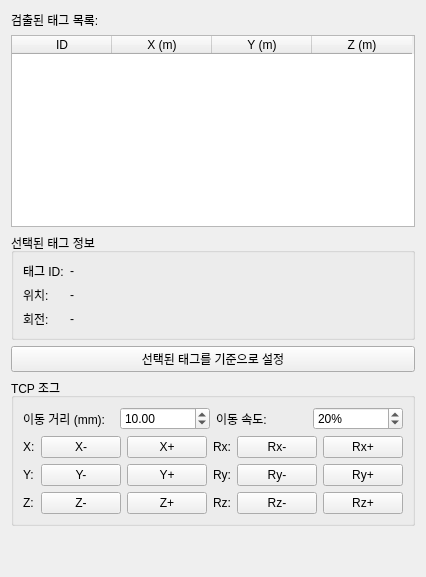
          <widget class="QWidget" name="tab_arTag">
           <attribute name="title">
            <string>AR Tag 인식</string>
           </attribute>
           <layout class="QVBoxLayout" name="verticalLayout_arDetection">
            <item>
             <widget class="QLabel" name="label_detectedTags">
              <property name="text">
               <string>검출된 태그 목록:</string>
              </property>
             </widget>
            </item>
            <item>
             <widget class="QTableWidget" name="tableWidget_detectedTags">
              <property name="columnCount">
               <number>4</number>
              </property>
              <column>
               <property name="text">
                <string>ID</string>
               </property>
              </column>
              <column>
               <property name="text">
                <string>X (m)</string>
               </property>
              </column>
              <column>
               <property name="text">
                <string>Y (m)</string>
               </property>
              </column>
              <column>
               <property name="text">
                <string>Z (m)</string>
               </property>
              </column>
             </widget>
            </item>
            <item>
             <widget class="QGroupBox" name="groupBox_selectedTag">
              <property name="title">
               <string>선택된 태그 정보</string>
              </property>
              <layout class="QFormLayout" name="formLayout_selectedTag">
               <item row="0" column="0">
                <widget class="QLabel" name="label_selectedTagId">
                 <property name="text">
                  <string>태그 ID:</string>
                 </property>
                </widget>
               </item>
               <item row="0" column="1">
                <widget class="QLabel" name="label_selectedTagIdValue">
                 <property name="text">
                  <string>-</string>
                 </property>
                </widget>
               </item>
               <item row="1" column="0">
                <widget class="QLabel" name="label_selectedTagPos">
                 <property name="text">
                  <string>위치:</string>
                 </property>
                </widget>
               </item>
               <item row="1" column="1">
                <widget class="QLabel" name="label_selectedTagPosValue">
                 <property name="text">
                  <string>-</string>
                 </property>
                </widget>
               </item>
               <item row="2" column="0">
                <widget class="QLabel" name="label_selectedTagRot">
                 <property name="text">
                  <string>회전:</string>
                 </property>
                </widget>
               </item>
               <item row="2" column="1">
                <widget class="QLabel" name="label_selectedTagRotValue">
                 <property name="text">
                  <string>-</string>
                 </property>
                </widget>
               </item>
              </layout>
             </widget>
            </item>
            <item>
             <widget class="QPushButton" name="pushButton_useSelectedTag">
              <property name="text">
               <string>선택된 태그를 기준으로 설정</string>
              </property>
             </widget>
            </item>
            <item>
             <widget class="QGroupBox" name="groupBox_visionJog">
              <property name="title">
               <string>TCP 조그</string>
              </property>
              <layout class="QVBoxLayout" name="verticalLayout_visionJog">
               <item>
                <layout class="QHBoxLayout" name="horizontalLayout_visionJogParams">
                 <item>
                  <widget class="QLabel" name="label_visionJogStep">
                   <property name="text">
                    <string>이동 거리 (mm):</string>
                   </property>
                  </widget>
                 </item>
                 <item>
                  <widget class="QDoubleSpinBox" name="spinBox_visionJogStep">
                   <property name="minimum">
                    <double>0.100000000000000</double>
                   </property>
                   <property name="maximum">
                    <double>100.000000000000000</double>
                   </property>
                   <property name="singleStep">
                    <double>1.000000000000000</double>
                   </property>
                   <property name="value">
                    <double>10.000000000000000</double>
                   </property>
                  </widget>
                 </item>
                 <item>
                  <widget class="QLabel" name="label_visionJogVelocity">
                   <property name="text">
                    <string>이동 속도:</string>
                   </property>
                  </widget>
                 </item>
                 <item>
                  <widget class="QSpinBox" name="spinBox_visionJogVelocity">
                   <property name="minimum">
                    <number>1</number>
                   </property>
                   <property name="maximum">
                    <number>100</number>
                   </property>
                   <property name="singleStep">
                    <number>5</number>
                   </property>
                   <property name="value">
                    <number>20</number>
                   </property>
                   <property name="suffix">
                    <string>%</string>
                   </property>
                  </widget>
                 </item>
                </layout>
               </item>
               <item>
                <layout class="QGridLayout" name="gridLayout_visionJog">
                 <item row="0" column="0">
                  <widget class="QLabel" name="label_visionJogX">
                   <property name="text">
                    <string>X:</string>
                   </property>
                  </widget>
                 </item>
                 <item row="0" column="1">
                  <widget class="QPushButton" name="pushButton_visionJogXMinus">
                   <property name="text">
                    <string>X-</string>
                   </property>
                  </widget>
                 </item>
                 <item row="0" column="2">
                  <widget class="QPushButton" name="pushButton_visionJogXPlus">
                   <property name="text">
                    <string>X+</string>
                   </property>
                  </widget>
                 </item>
                 <item row="0" column="3">
                  <widget class="QLabel" name="label_visionJogRx">
                   <property name="text">
                    <string>Rx:</string>
                   </property>
                  </widget>
                 </item>
                 <item row="0" column="4">
                  <widget class="QPushButton" name="pushButton_visionJogRxMinus">
                   <property name="text">
                    <string>Rx-</string>
                   </property>
                  </widget>
                 </item>
                 <item row="0" column="5">
                  <widget class="QPushButton" name="pushButton_visionJogRxPlus">
                   <property name="text">
                    <string>Rx+</string>
                   </property>
                  </widget>
                 </item>
                 <item row="1" column="0">
                  <widget class="QLabel" name="label_visionJogY">
                   <property name="text">
                    <string>Y:</string>
                   </property>
                  </widget>
                 </item>
                 <item row="1" column="1">
                  <widget class="QPushButton" name="pushButton_visionJogYMinus">
                   <property name="text">
                    <string>Y-</string>
                   </property>
                  </widget>
                 </item>
                 <item row="1" column="2">
                  <widget class="QPushButton" name="pushButton_visionJogYPlus">
                   <property name="text">
                    <string>Y+</string>
                   </property>
                  </widget>
                 </item>
                 <item row="1" column="3">
                  <widget class="QLabel" name="label_visionJogRy">
                   <property name="text">
                    <string>Ry:</string>
                   </property>
                  </widget>
                 </item>
                 <item row="1" column="4">
                  <widget class="QPushButton" name="pushButton_visionJogRyMinus">
                   <property name="text">
                    <string>Ry-</string>
                   </property>
                  </widget>
                 </item>
                 <item row="1" column="5">
                  <widget class="QPushButton" name="pushButton_visionJogRyPlus">
                   <property name="text">
                    <string>Ry+</string>
                   </property>
                  </widget>
                 </item>
                 <item row="2" column="0">
                  <widget class="QLabel" name="label_visionJogZ">
                   <property name="text">
                    <string>Z:</string>
                   </property>
                  </widget>
                 </item>
                 <item row="2" column="1">
                  <widget class="QPushButton" name="pushButton_visionJogZMinus">
                   <property name="text">
                    <string>Z-</string>
                   </property>
                  </widget>
                 </item>
                 <item row="2" column="2">
                  <widget class="QPushButton" name="pushButton_visionJogZPlus">
                   <property name="text">
                    <string>Z+</string>
                   </property>
                  </widget>
                 </item>
                 <item row="2" column="3">
                  <widget class="QLabel" name="label_visionJogRz">
                   <property name="text">
                    <string>Rz:</string>
                   </property>
                  </widget>
                 </item>
                 <item row="2" column="4">
                  <widget class="QPushButton" name="pushButton_visionJogRzMinus">
                   <property name="text">
                    <string>Rz-</string>
                   </property>
                  </widget>
                 </item>
                 <item row="2" column="5">
                  <widget class="QPushButton" name="pushButton_visionJogRzPlus">
                   <property name="text">
                    <string>Rz+</string>
                   </property>
                  </widget>
                 </item>
                </layout>
               </item>
              </layout>
             </widget>
            </item>
            <item>
             <spacer name="verticalSpacer_arDetection">
              <property name="orientation">
               <enum>Qt::Vertical</enum>
              </property>
              <property name="sizeHint" stdset="0">
               <size>
                <width>20</width>
                <height>40</height>
               </size>
              </property>
             </spacer>
            </item>
           </layout>
          </widget>
